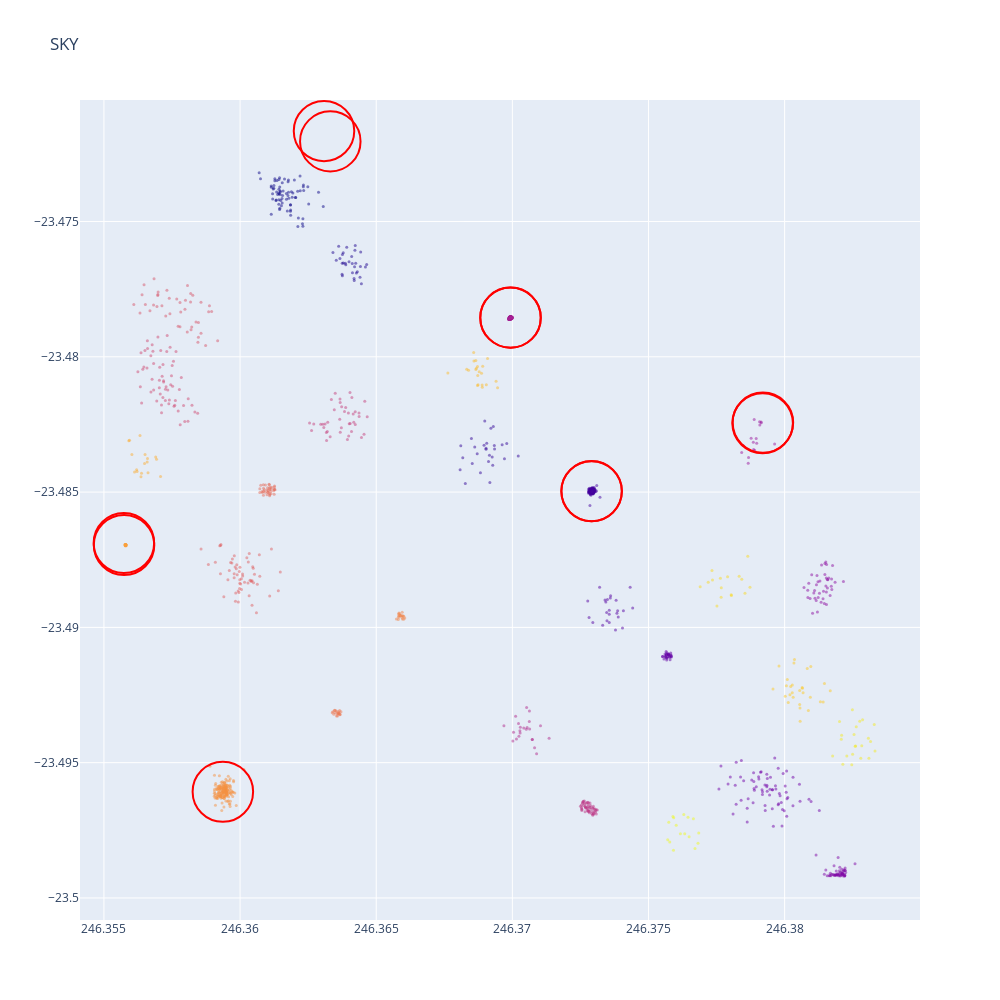

The notebook cell this image was saved under:
### Code cell
optics = OPTICS(max_eps=3/3600, min_samples=15)
optics.fit(filtered_tbl[["ra", "dec"]])
labels = optics.labels_
clustered = filtered_tbl[labels != -1]
clustered["cluster"] = labels[labels != -1]
clusters = {}
for i, c in enumerate(labels):
    if c not in clusters:
        clusters[c] = []
    clusters[c].append(i)

plot(clustered, cluster=True)

### Figure 1 — Plotly figure (JSON) as saved in the notebook; plotly's stock layout.template omitted (floating-point values rounded to 4 significant figures; data arrays with more than 128 entries replaced by an {"elided": "..."} marker saying what was removed)
{"data": [{"marker": {"color": {"elided": "1500 int values"}, "opacity": 0.5, "size": 3}, "mode": "markers", "type": "scatter", "x": {"elided": "1500 float values"}, "y": {"elided": "1500 float values"}}], "layout": {"height": 1000, "shapes": [{"line": {"color": "red"}, "type": "circle", "x0": 246.4, "x1": 246.4, "y0": -23.47, "y1": -23.47}, {"line": {"color": "red"}, "type": "circle", "x0": 246.4, "x1": 246.4, "y0": -23.5, "y1": -23.49}, {"line": {"color": "red"}, "type": "circle", "x0": 246.4, "x1": 246.4, "y0": -23.49, "y1": -23.49}, {"line": {"color": "red"}, "type": "circle", "x0": 246.4, "x1": 246.4, "y0": -23.49, "y1": -23.48}, {"line": {"color": "red"}, "type": "circle", "x0": 246.4, "x1": 246.4, "y0": -23.48, "y1": -23.48}, {"line": {"color": "red"}, "type": "circle", "x0": 246.4, "x1": 246.4, "y0": -23.48, "y1": -23.48}, {"line": {"color": "red"}, "type": "circle", "x0": 246.4, "x1": 246.4, "y0": -23.47, "y1": -23.47}, {"line": {"color": "red"}, "type": "circle", "x0": 246.4, "x1": 246.4, "y0": -23.49, "y1": -23.49}, {"line": {"color": "red"}, "type": "circle", "x0": 246.4, "x1": 246.4, "y0": -23.49, "y1": -23.48}, {"line": {"color": "red"}, "type": "circle", "x0": 246.4, "x1": 246.4, "y0": -23.48, "y1": -23.48}, {"line": {"color": "red"}, "type": "circle", "x0": 246.4, "x1": 246.4, "y0": -23.48, "y1": -23.48}], "title": {"text": "SKY"}, "width": 1000}}
